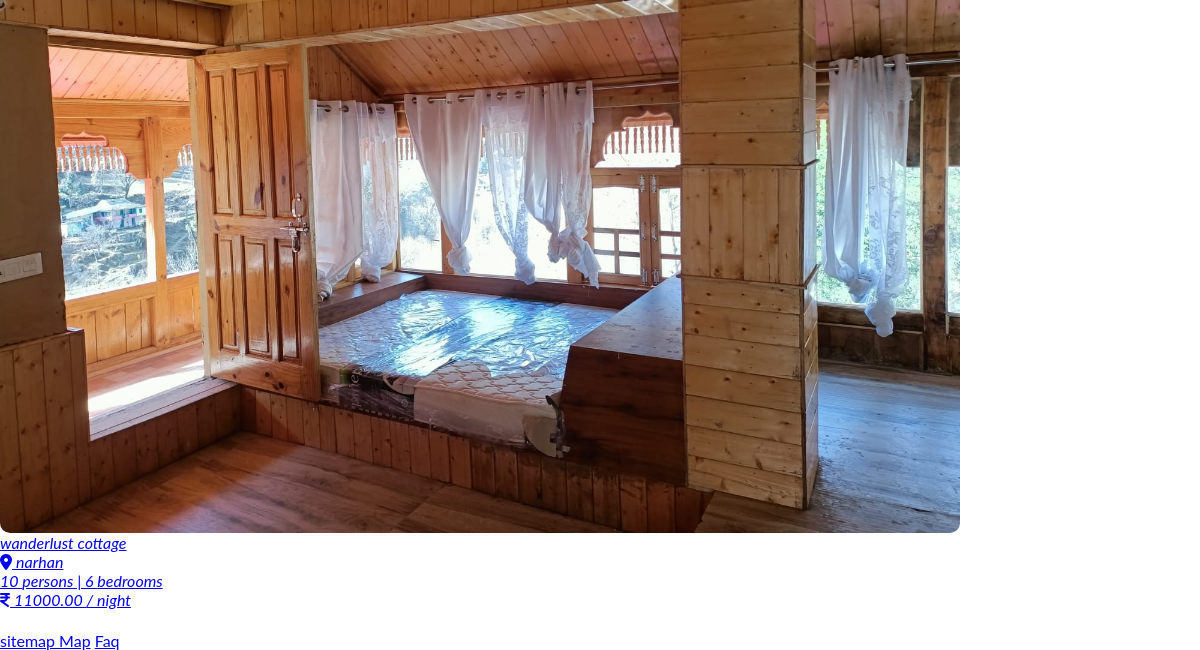
Page /stay/ (lower part) on the earlier database version.
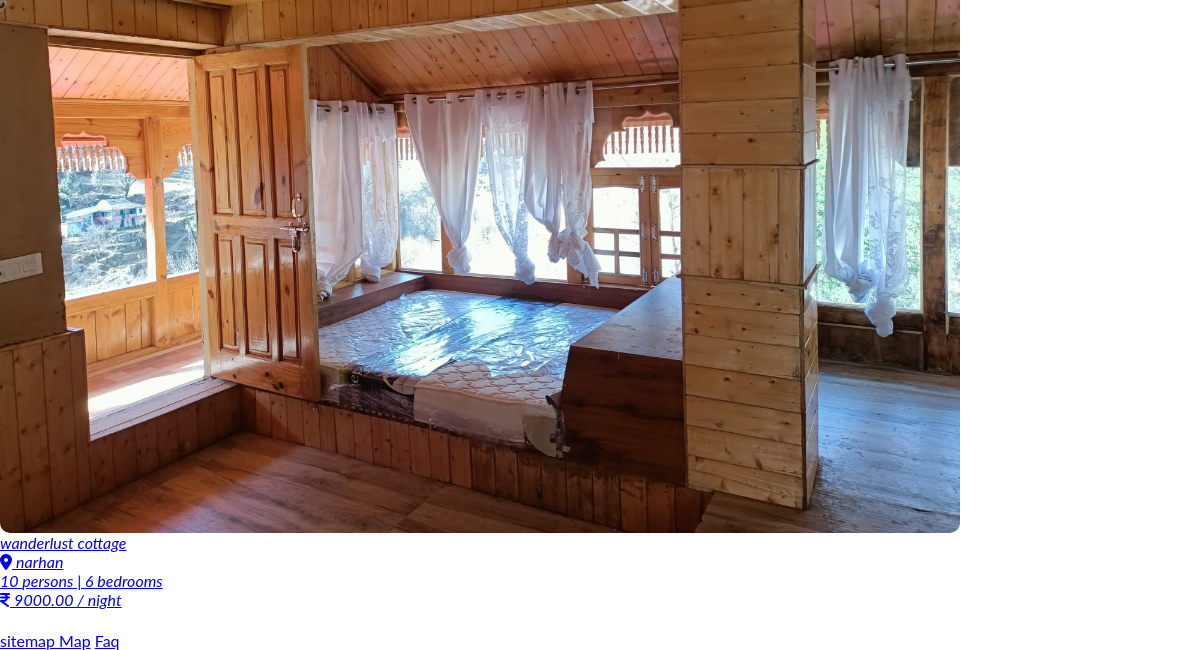
Same page on the later database version.
### listings/models.py (models this page shows, shortened)
class Listings(models.Model):
    name = models.CharField(max_length=255)
    description = models.TextField()
    location = models.CharField(max_length=255)
    capacity = models.IntegerField()
    num_bedrooms = models.IntegerField()
    num_bathrooms = models.IntegerField()
    amenities = models.ManyToManyField(Amenities)
    price_per_night = models.DecimalField(max_digits=8, decimal_places=2)
    main_image = models.ImageField(upload_to='images/cottage/main-images')
    owner = models.ForeignKey(Host, on_delete=models.CASCADE)
    listing_type = models.CharField(
        max_length=10,default='hi',
        choices=[
            ('cottage', 'Cottage'),
            ('treehouse', 'Treehouse'),
            ('homestay', 'Homestay'),
            ('a-frame', 'A-Frame'),
            ('camp','Camping'),
            ('dome','Domes'),
            ('mudhosue','Mudhouse')
        ],
    )
    location_type = models.CharField(
        max_length=10,default='roadside',
        choices=[
            ('roadside', 'Roadside'),
            ('uphill', 'Uphill'),
            ('downhill', 'Downhill'),
            ('offroad', 'Offroad'),
        ],
    )

### listings/views.py (the view)
# urls.py: path('stay/', views.StayAll, name='stay'),
def StayAll(request):
    active_page='stay'
    listings = Listings.objects.all()
    context={"cottages":listings,'active_page':active_page}
    return render(request,'listings/stay.html',context)

### listings/templates/listings/stay.html (shortened to what this page needs)
{% extends 'main.html' %}
{% load static %}
{% block css %}
<link rel="stylesheet" href="{% static 'css/swiper-cat-list.css' %}">
<link rel="stylesheet" href="{% static 'css/swiper-listing-inner.css' %}">
{% endblock css %}
{% block content %}
    <section class="listings">
      {% if cottages %}
     {% for cottage in cottages %}
      <div class="single-listing">
         <a href="#">
         <div class="swiper mySwiper-listing">
           <div class="swiper-wrapper">
              <div class="swiper-slide">
                <img src=" {{cottage.main_image.url}}" alt="hi" height="20px">
              </div>
            </div>
          </div>
          <div class="listing-info-wrapper">
            <i class="listing-title">{{cottage.name}}</i>
            <div class="item-wrapper">
              <i class="fa fa-solid fa-location-dot"></i>
              <i class="listing-location">{{cottage.location}}</i>
            </div>
            <i class="listing-accomodation">{{cottage.capacity}} persons | {{cottage.num_bedrooms}} bedrooms</i>
            <div class="item-wrapper">
              <i class="fa-solid fa-indian-rupee-sign"></i> <i class="listing-price">{{cottage.price_per_night}} / night</i>
            </div>
          </div>
         </a>
      </div>
        {% endfor %}
      {% else %}
      <h2>hii</h2>
        {% endif %}
    </section>
{% endblock content %}

Differences in the rows shown:
changed Listings "wanderlust cottage": price_per_night "11000.00" → "9000.00"
